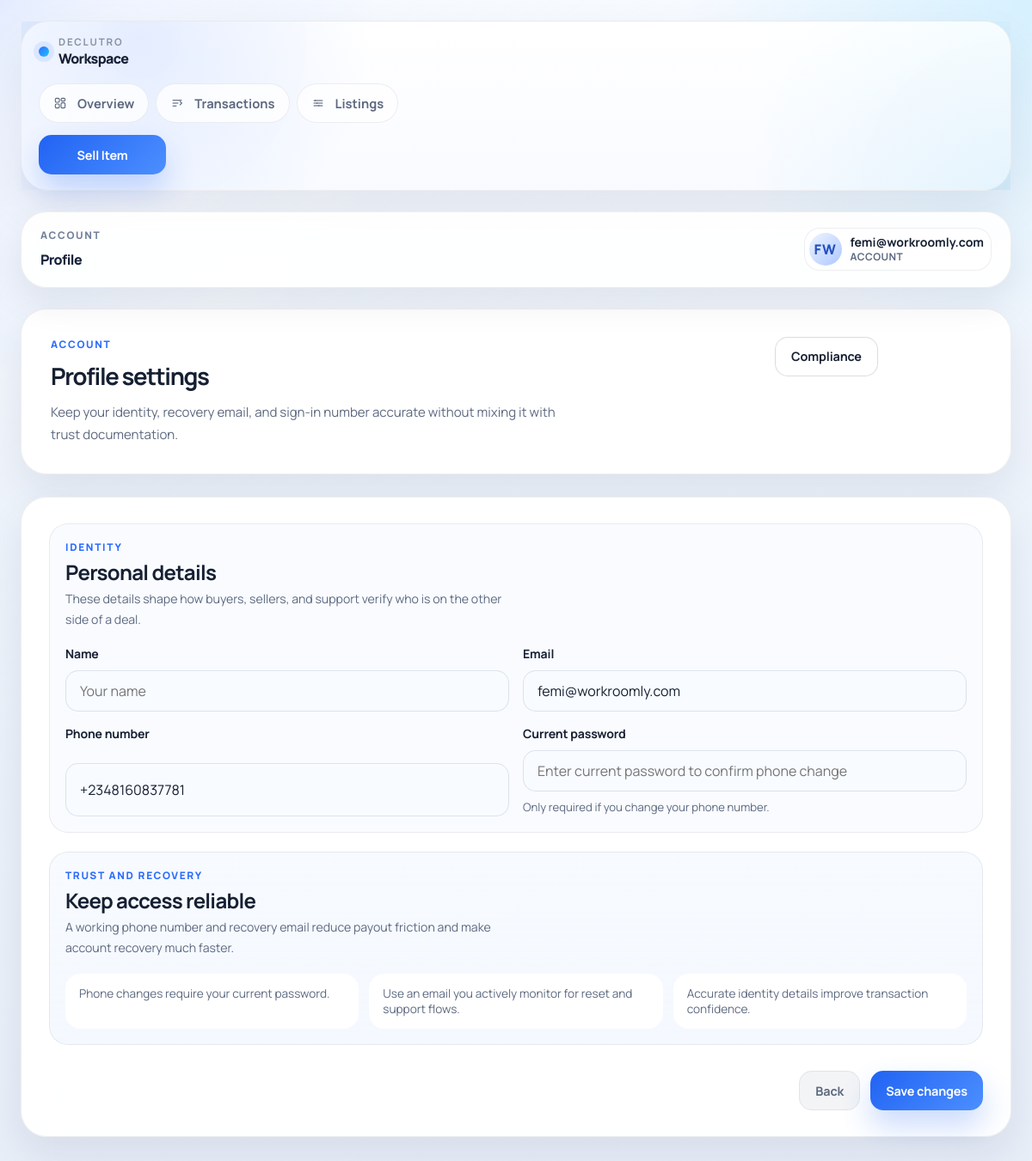
The app's page /dashboard/profile/ (signed in) with its own data.
### accounts/models.py (models this page shows, shortened)
class User(AbstractBaseUser, PermissionsMixin):
    class AccountType(models.TextChoices):
        INDIVIDUAL = "individual", "Individual"
        BUSINESS = "business", "Business"
    class IdentityDocumentType(models.TextChoices):
        NIN = "nin", "NIN"
        NATIONAL_ID = "national_id", "National ID"
        VOTERS_CARD = "voters_card", "Voter's Card"
        DRIVERS_LICENSE = "drivers_license", "Driver's License"
    phone_number = models.CharField(max_length=16, unique=True, db_index=True)
    email = models.EmailField(blank=True, null=True, unique=True)
    name = models.CharField(max_length=150, blank=True)
    account_type = models.CharField(
        max_length=16,
        choices=AccountType.choices,
        default=AccountType.INDIVIDUAL,
    )
    business_name = models.CharField(max_length=180, blank=True)
    social_handle = models.CharField(max_length=120, blank=True)
    identity_document_type = models.CharField(
        max_length=24,
        choices=IdentityDocumentType.choices,
        blank=True,
    )
    nin_number = models.CharField(max_length=16, blank=True)
    identity_document = models.FileField(upload_to=user_identity_upload_to, blank=True)
    cac_certificate = models.FileField(upload_to=user_compliance_upload_to, blank=True)
    is_phone_verified = models.BooleanField(default=True)
    is_email_verified = models.BooleanField(default=False)
    is_identity_verified = models.BooleanField(default=False)
    is_active = models.BooleanField(default=True)
    is_staff = models.BooleanField(default=False)
    date_joined = models.DateTimeField(default=timezone.now)
    objects = UserManager()
    USERNAME_FIELD = "phone_number"
    REQUIRED_FIELDS = []
    class Meta:
        ordering = ["-date_joined"]
    @property
    def display_name(self):
        return self.name or self.email or self.phone_number
    @property
    def initials(self):
        source = (self.name or self.email or self.phone_number).strip()
        bits = [bit for bit in source.replace("@", " ").replace(".", " ").split() if bit]
        if len(bits) >= 2:
            return (bits[0][0] + bits[1][0]).upper()
        return source[:2].upper()
    @property
    def social_handle_display(self):
        handle = (self.social_handle or "").strip()
        if handle and not handle.startswith("@") and "://" not in handle:
            return f"@{handle}"
        return handle
    @property
    def normalized_nin_number(self):
        return "".join(character for character in (self.nin_number or "") if character.isdigit())
    @property
    def has_identity_submission(self):
        return bool(self.identity_document or self.normalized_nin_number)
    @property
    def trust_score(self):
        score = 0
        if self.phone_number and self.is_phone_verified:
            score += 20
        if self.email:
            score += 10
        if self.email and self.is_email_verified:
            score += 20
        if self.is_identity_verified or self.has_identity_submission:
            score += 20
        if self.social_handle:
            score += 10
        if self.account_type == self.AccountType.BUSINESS and self.business_name:
            score += 10
        if self.account_type == self.AccountType.BUSINESS and self.cac_certificate:
            score += 10
        return min(score, 100)
    @property
    def trust_level(self):
        score = self.trust_score
        if score >= 80:
            return "high"
        if score >= 60:
            return "trusted"
        if score >= 40:
            return "standard"
        return "new"
    @property
    def trust_level_label(self):
        return {
            "high": "High trust",
            "trusted": "Trusted seller",
            "standard": "Standard trust",
            "new": "New seller",
        }[self.trust_level]
    @property
    def trust_tone(self):
        return {
            "high": "success",
            "trusted": "info",
            "standard": "warning",
            "new": "neutral",
        }[self.trust_level]

### accounts/views.py (the view)
# urls.py: path("dashboard/profile/", views.profile_view, name="dashboard_profile"),
@login_required
@csrf_protect
def profile_view(request):
    form = ProfileUpdateForm(request.POST or None, instance=request.user)
    if request.method == "POST" and form.is_valid():
        form.save()
        messages.success(request, "Your profile has been updated.")
        return redirect("dashboard_profile")
    context = build_dashboard_context(request.user)
    context.update(
        {
            "form": form,
            **_dashboard_shell_context(
                "profile",
                page_title="Profile",
                page_eyebrow="Account",
                page_heading="Profile settings",
                page_description=(
                    "Keep your identity, recovery email, and sign-in number accurate without mixing it with trust documentation."
                ),
                page_variant="form",
                page_action={
                    "label": "Compliance",
                    "href": reverse("dashboard_compliance"),
                    "kind": "secondary",
                },
            ),
        }
    )
    return render(
        request,
        "dashboard/profile.html",
        context,
    )

### templates/dashboard/profile.html (shortened to what this page needs)
{% extends "dashboard/layout.html" %}
{% block dashboard_content %}
    {% include "dashboard/partials/page_header.html" %}
    <section class="dashboard-form-card dashboard-form-card-single">
        <form method="post" novalidate data-loading-form class="dashboard-form">
            <section class="dashboard-form-section">
                <div class="dashboard-section-intro">
                    <p class="workspace-label">Identity</p>
                    <h2>Personal details</h2>
                    <p>These details shape how buyers, sellers, and support verify who is on the other side of a deal.</p>
                </div>
                <div class="dashboard-field-grid dashboard-field-grid-two">
                    {% include "includes/form_field.html" with field=form.name %}
                    {% include "includes/form_field.html" with field=form.email %}
                    {% include "includes/form_field.html" with field=form.phone_number %}
                    {% include "includes/form_field.html" with field=form.current_password %}
                </div>
            </section>
            <section class="dashboard-form-section dashboard-form-section-support">
                <div class="dashboard-section-intro">
                    <p class="workspace-label">Trust and recovery</p>
                    <h2>Keep access reliable</h2>
                    <p>A working phone number and recovery email reduce payout friction and make account recovery much faster.</p>
                </div>
                <div class="dashboard-side-points">
                    <span>Phone changes require your current password.</span>
                    <span>Use an email you actively monitor for reset and support flows.</span>
                    <span>Accurate identity details improve transaction confidence.</span>
                </div>
            </section>
            <div class="dashboard-form-actions">
                <a href="{% url 'dashboard_home' %}" class="btn btn-ghost">Back</a>
                <button type="submit" class="btn btn-primary" data-submit-button>
                    <span class="button-label">Save changes</span>
                </button>
            </div>
        </form>
    </section>
{% endblock %}

### templates/dashboard/layout.html (shortened to what this page needs)
{% extends "base.html" %}
{% load static %}
{% block extra_css %}
    <link rel="stylesheet" href="{% static 'css/dashboard.css' %}">
{% endblock %}
{% block body_class %}app-body dashboard-body{% endblock %}
{% block body %}
<div class="workspace-shell workspace-shell-{{ page_variant }}" data-dashboard-shell>
    <section class="workspace-rail workspace-rail-{{ page_variant }}" id="dashboard-nav-panel" data-dashboard-nav-panel aria-label="Dashboard navigation">
        <div class="workspace-rail-header">
            <a href="{% url 'home' %}" class="workspace-brand">
                <span class="workspace-brand-mark"></span>
                <span class="workspace-brand-copy">
                    <span class="workspace-brand-overline">Declutro</span>
                    <span class="workspace-brand-name">Workspace</span>
                </span>
            </a>
        </div>
        <div class="workspace-rail-body">
            <div class="workspace-rail-primary">
                <nav class="workspace-nav" aria-label="Primary">
                    {% for item in dashboard_nav_items %}
                        <a href="{{ item.href }}" class="workspace-nav-link{% if item.is_active %} is-active{% endif %}">
                            <span class="workspace-nav-icon" aria-hidden="true">
                                {% include "dashboard/partials/nav_icon.html" with icon=item.icon %}
                            </span>
                            <span>{{ item.label }}</span>
                        </a>
                    {% endfor %}
                </nav>
                <a href="{% url 'dashboard_sell_item' %}" class="btn btn-primary workspace-primary-cta">Sell Item</a>
            </div>
        </div>
    </section>
    <div class="workspace-main-shell">
        <header class="workspace-toolbar">
            <div class="workspace-toolbar-leading">
                <div class="workspace-toolbar-copy">
                    <p class="workspace-toolbar-label">{{ page_eyebrow }}</p>
                    <p class="workspace-toolbar-title">{{ page_title }}</p>
                </div>
            </div>
            <div class="workspace-toolbar-actions">
                <div class="dropdown" data-dropdown>
                    <button type="button" class="avatar-button workspace-account-trigger" data-dropdown-trigger aria-expanded="false">
                        <span class="avatar-circle">{{ request.user.initials }}</span>
                        <span class="workspace-account-trigger-copy">
                            <strong>{{ request.user.display_name }}</strong>
                            <span>Account</span>
                        </span>
                    </button>
                </div>
            </div>
        </header>
        <main class="workspace-main workspace-main-{{ page_variant }}">
            {% block dashboard_content %}{% endblock %}
        </main>
    </div>
</div>
{% endblock %}

### templates/includes/form_field.html (shortened to what this page needs)
{% if field.field.widget.input_type == "checkbox" %}
    <div class="field-group checkbox-group{% if field.errors %} has-error{% endif %}">
        <label for="{{ field.id_for_label }}" class="checkbox-field">
            {{ field }}
            <span>{{ field.label }}</span>
        </label>
        {% if field.help_text %}
            <p class="field-help">{{ field.help_text }}</p>
        {% endif %}
        {% for error in field.errors %}
            <p class="field-error">{{ error }}</p>
        {% endfor %}
    </div>
{% else %}
    <div class="field-group{% if field.errors %} has-error{% endif %}">
        <label for="{{ field.id_for_label }}" class="field-label">{{ field.label }}</label>
        {{ field }}
        {% if field.help_text %}
            <p class="field-help">{{ field.help_text }}</p>
        {% endif %}
    </div>
{% endif %}

### records on screen
User: user.initials "FW", user.display_name "femi@workroomly.com", email "femi@workroomly.com", phone_number "+2348160837781"

### other values on screen
{{ item.label }} "Overview" "Transactions" "Listings"
{{ page_eyebrow }} "ACCOUNT"
{{ page_title }} "Profile"
{{ page_heading }} "Profile settings"
{{ page_description }} "Keep your identity, recovery email, and sign-in number accurate without mixing it with trust documentation."
{{ page_action.label }} "Compliance"
{{ field.label }} "Name Email Phone number Current password"
{{ field.help_text }} "Only required if you change your phone number."
